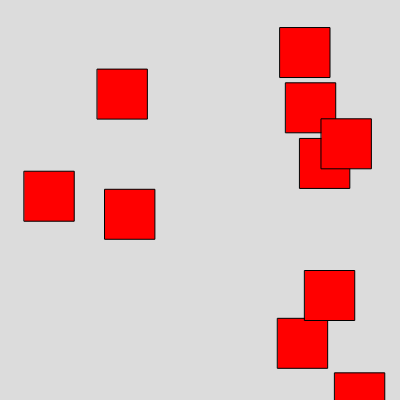
Frame 1 (no input)
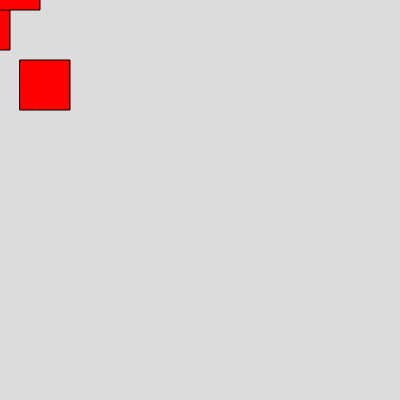
Frame 60 (no input)
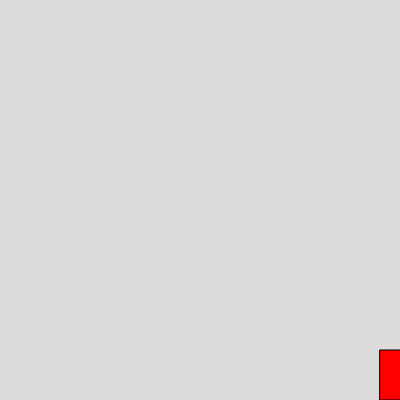
Frame 120 (the mouse pressed at the canvas centre since frame 60)

The p5.js sketch that drew these frames (run headless with seeded random() and noise() and a simulated clock; from frame 60 on, the mouse is pressed at the canvas centre):

// p5.js sketch
// ── sketch.js
function setup() {
  createCanvas(400, 400);
  criaQuadrado(10)
  console.log(listaDeQuadrados);
  
  
}
class quadrado{
  constructor(x,y,z, cor='red'){
    this.x=x;
    this.y=y;
    this.z=z;
    this.c=cor;
    
  }
  aparecer(){
    fill(this.c);
    square(this.x,this.y,this.z);
    
  }
  mover(){
     this.x = this.x+10;
  if(this.x > width+50){
    this.x = -450
    
  }
  
  
  fill(7,94,98);
  this.y = 10 + this.y;
  if(this.i > height+50){
    this.i = -450;
  }
  
 
  if(this.x > height+50){
    this.x = -450;
    
  }
  if(this.y > width+50){
    this.y = -450;
  }
  }
}
const listaDeQuadrados = [];
function criaQuadrado(x) {
    for(let i=0; i<x; i++) {
        listaDeQuadrados.push(new quadrado(random(0, 400),random(0,400), 50));
    }    
}

function draw() {
  background(220);
  listaDeQuadrados.map((ell, index) => {
    ell.aparecer()
    ell.mover();
  })

  
}
